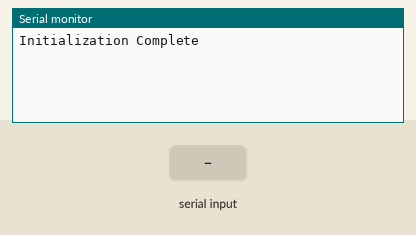
The sketch below on a simulated Arduino Uno, built with avr-gcc and run on an emulated ATmega328P. Shown: the last lines printed to the serial monitor. Inputs (shaded band) come from the test bench. Storage starts empty.

Above: at 1.2 s.
1.3 s: "R\n" received over the second serial link
At 3.3 s:
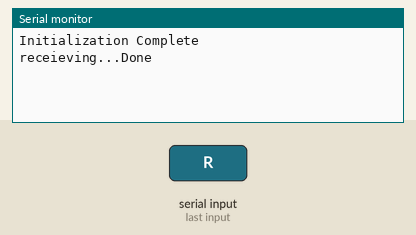
3.8 s: "S\n" received over the second serial link
At 5.2 s:
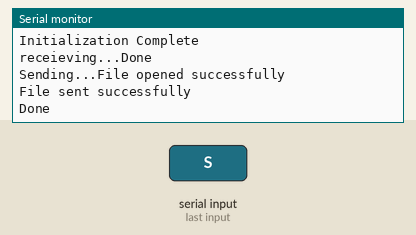

The sketch:

info_handler.ino
```cpp
// (licence header left out)
#include "WRITE_FILE.h"

WRITE_FILE writefile;
SoftwareSerial BTSerial(9, 8); // RX TX

void setup() {
  pinMode(9, INPUT);
  pinMode(8, OUTPUT);
  BTSerial.begin(9600);
  Serial.begin(9600);

  if (!SD.begin(4)) {
    Serial.println("Initialization Failed!");
    return;
  } else {
    Serial.println("Initialization Complete");
  }
}

void loop() {
  while (BTSerial.available() > 0) {
    char cmdChar = BTSerial.read();
    if (cmdChar == 'R') {
      Serial.print("receieving...");
      writefile.writeFile();
      Serial.println("Done");
    } else if (cmdChar == 'S') {
      Serial.print("Sending...");
      sendFile();
      cmdChar = '\0';
      Serial.println("Done");
    }
  }
}

void sendFile() {
  File myFile = SD.open("test.txt");
  if (myFile) {
    Serial.println("File opened successfully");

    while (myFile.available()) {
      char data = myFile.read();
      BTSerial.write(data);
    }
    BTSerial.write('\n');
    Serial.println("File sent successfully");
  } else {
    Serial.println("Error opening file");
  }
  myFile.close();
}
```

WRITE_FILE.cpp
```cpp
// (licence header left out)
#include "WRITE_FILE.h"

const int MAX_BUFFER_SIZE = 256;
extern SoftwareSerial BTSerial;
File myFile;

void WRITE_FILE::writeFile() {
  static String incomingData;
  unsigned long startTime = millis();  // Record the start time

  while (millis() - startTime < 1000) {  // Adjust the timeout as needed (1 second in this example)
    if (BTSerial.available() > 0) {
      char incomingChar = BTSerial.read();

      if (incomingChar == '\n') {
        // Newline character received, process the complete string
        myFile = SD.open("test.txt", FILE_WRITE);

        if (myFile) {
          myFile.print(incomingData); // Use println to automatically append newline
          myFile.close();
        } else {
          Serial.println("Error opening file");
        }

        incomingData = "";  // Reset the string for the next iteration
        startTime = millis();  // Reset the timer for the next iteration
      } else {
        // Accumulate characters until newline is received
        incomingData += incomingChar;

        // Limit the size of the buffer
        if (incomingData.length() >= MAX_BUFFER_SIZE) {
          Serial.println("Error: Incoming data exceeds buffer size");
          incomingData = "";  // Reset the string to avoid overflow
        }
      }
    }
  }
}
```

WRITE_FILE.h
```cpp
// (licence header left out)
#ifndef WRITE_FILE_H
#define WRITE_FILE_H

#include "Arduino.h"
#include <SoftwareSerial.h>
#include <SPI.h>
#include <SD.h>

class WRITE_FILE {
public:
  void writeFile();
};

extern File myFile;  // Declare myFile as an external variable

#endif // WRITE_FILE_H
```

Measured:
- after the input at 1.3 s, the serial monitor: prints a new line at once (image 1)
- after the input at 3.8 s, the serial monitor: prints a new line at once (image 2)
